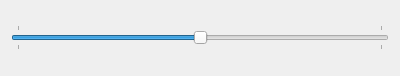
<ui version="4.0" >
 <class>volumesliderClass</class>
 <widget class="QWidget" name="volumesliderClass" >
  <property name="geometry" >
   <rect>
    <x>0</x>
    <y>0</y>
    <width>400</width>
    <height>76</height>
   </rect>
  </property>
  <property name="windowTitle" >
   <string>volumeslider</string>
  </property>
  <layout class="QHBoxLayout" name="horizontalLayout" >
   <item>
    <widget class="QSlider" name="horizontalSlider" >
     <property name="maximum" >
      <number>10</number>
     </property>
     <property name="singleStep" >
      <number>0</number>
     </property>
     <property name="value" >
      <number>5</number>
     </property>
     <property name="orientation" >
      <enum>Qt::Horizontal</enum>
     </property>
     <property name="tickPosition" >
      <enum>QSlider::TicksBothSides</enum>
     </property>
     <property name="tickInterval" >
      <number>0</number>
     </property>
    </widget>
   </item>
  </layout>
 </widget>
 <layoutdefault spacing="6" margin="11" />
 <resources/>
 <connections/>
</ui>
